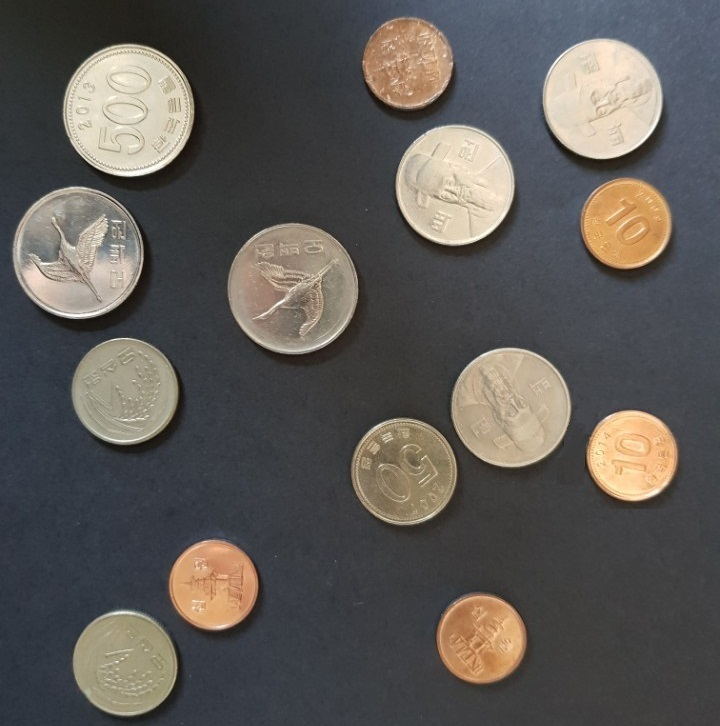
#> input picture Tutorial/Tutorial_OpenCV_PythonVersion/Image/coin.jpg, 720 x 726 px
$ python exercise3.py
#> lines starting #> are read from the running program, lines starting #| are printed output that depends on the picture; after the words box and inside, x2 and y2 are one past the last pixel; in counts of white or black regions, pixels touching at a corner belong together
from module import *

src = cv.imread('Image/coin.jpg', cv.IMREAD_ANYCOLOR)
#> src is the input picture: shape (726, 720, 3); mean B, G, R 86.1, 89.8, 93.3

thVal = 190
maxVal = 255

# 500won, 100won, 50won, 10won sequence
coin500 = 0
coin100 = 0
coin50 = 0
coin10 = 0

srcGray = cv.cvtColor(src, cv.COLOR_BGR2GRAY)
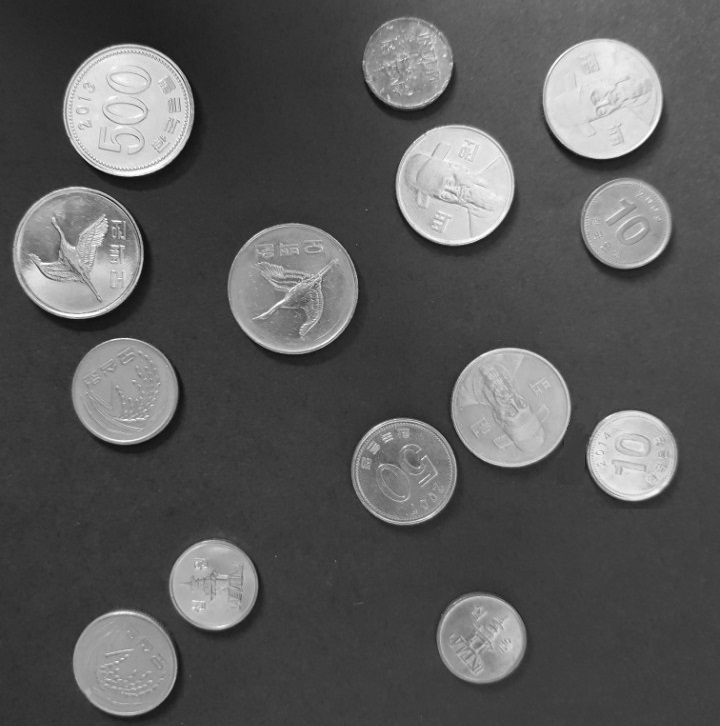
#> srcGray: shape (726, 720); min 10, max 254, mean 90.4

cv.getStructuringElement(cv.MORPH_RECT,(5,5))
kernel = np.ones((5,5),np.uint8)

# Gaussian blur
gblur = cv.medianBlur(srcGray, 5)

srcEqual = cv.equalizeHist(gblur)
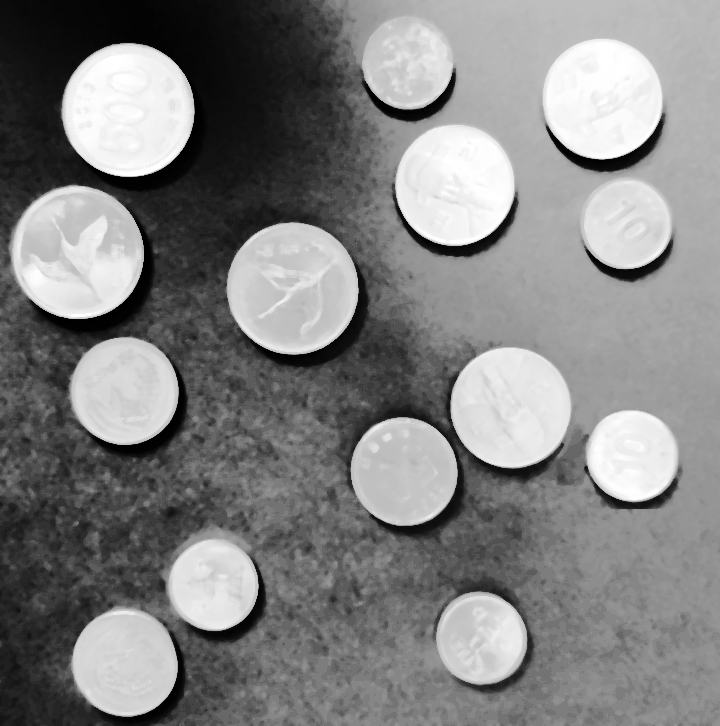
#> srcEqual: shape (726, 720); min 0, max 255, mean 129.9

# Apply Thresholding
ret, thresh = cv.threshold(srcEqual, thVal, maxVal, cv.THRESH_BINARY)
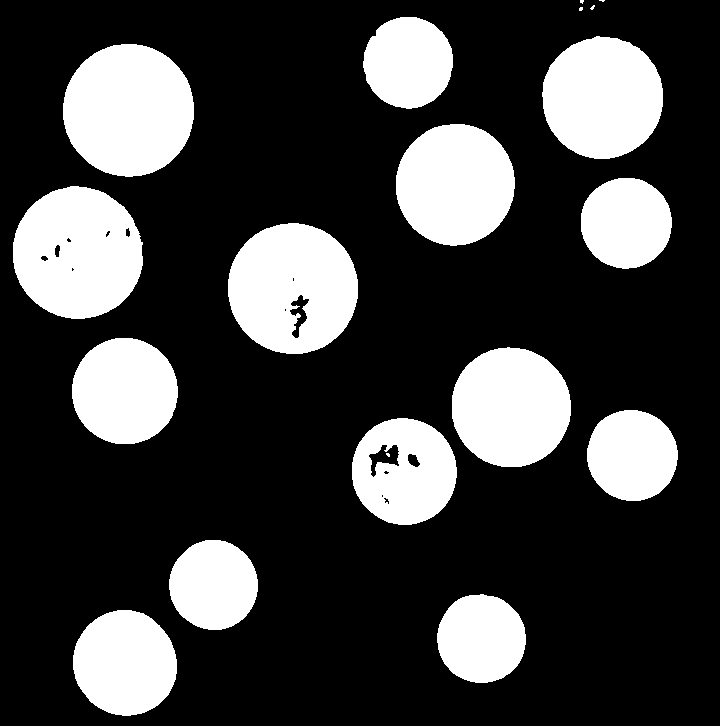
#> thresh: shape (726, 720); 25.3% white; 19 white regions (5 under 20 px), largest, box (x1, y1, x2, y2) and area: (63, 44, 194, 177) 13710, (13, 186, 143, 319) 13402, (228, 223, 358, 354) 13073
#> ret = 190

dstMorph = cv.dilate(thresh, kernel, iterations = 1)
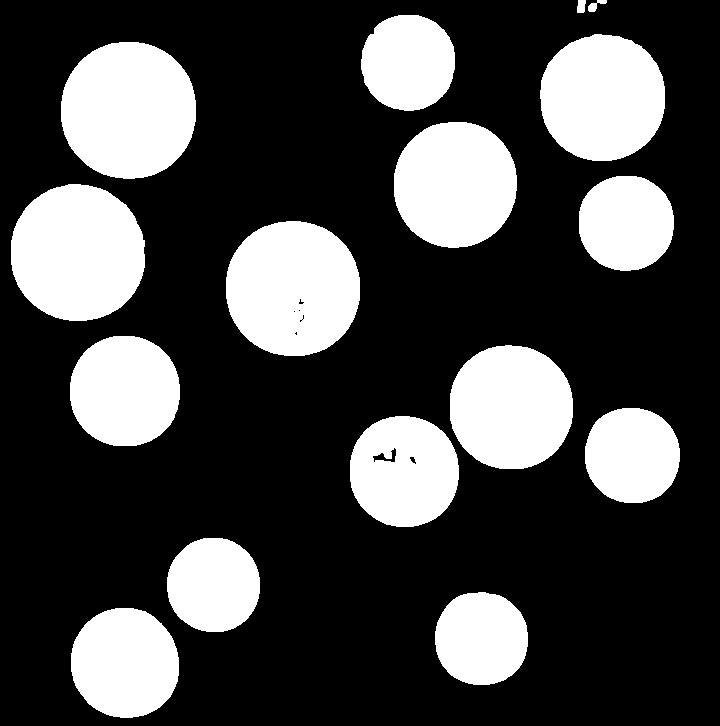
#> dstMorph: shape (726, 720); 27.9% white; 16 white regions
# dstMorph = cv.erode(dstMorph, kernel, iterations = 2)

# contour
contours, hierarchy = cv.findContours(dstMorph, cv.RETR_TREE, cv.CHAIN_APPROX_SIMPLE)
#> contours = 25 contours, 7 with area under 20; largest, box (x1, y1, x2, y2) and area: (61, 42, 196, 179) 14588, (11, 184, 145, 321) 14410, (226, 221, 360, 356) 14287, (540, 34, 665, 161) 12443, (394, 122, 517, 248) 12196

for cnt in contours:

    length = cv.arcLength(cnt, True)

    if length >= 440 and length <= 500 :
        color = (0, 0, 255)             # red
        coin500 = coin500 + 1

    elif length > 410 and length < 440 :
        color = (0, 255, 0)             # green
        coin100 = coin100 + 1

    elif length >= 350 and length <= 400 :
        color = (255, 0, 0)             # blue
        coin50 = coin50 + 1

    elif length >= 300 and length <= 350 :
        color = (0, 255, 255)           # yellow
        coin10 = coin10 + 1

    if(length > 300)   :  cv.drawContours(src, [cnt], -1, color, 2)
#> this loop made 25 passes
#> (length, color, coin100) on passes 20, 22: (412.6, (0, 255, 0), 1), (418, (0, 255, 0), 2)
#> (length, color) on passes 1, 2, 3, 4, 7, 9: (360.5, (255, 0, 0)), (308.2, (0, 255, 255)), (309.1, (0, 255, 255)), (365.1, (255, 0, 0)), (315.1, (0, 255, 255)), (365.1, (255, 0, 0))
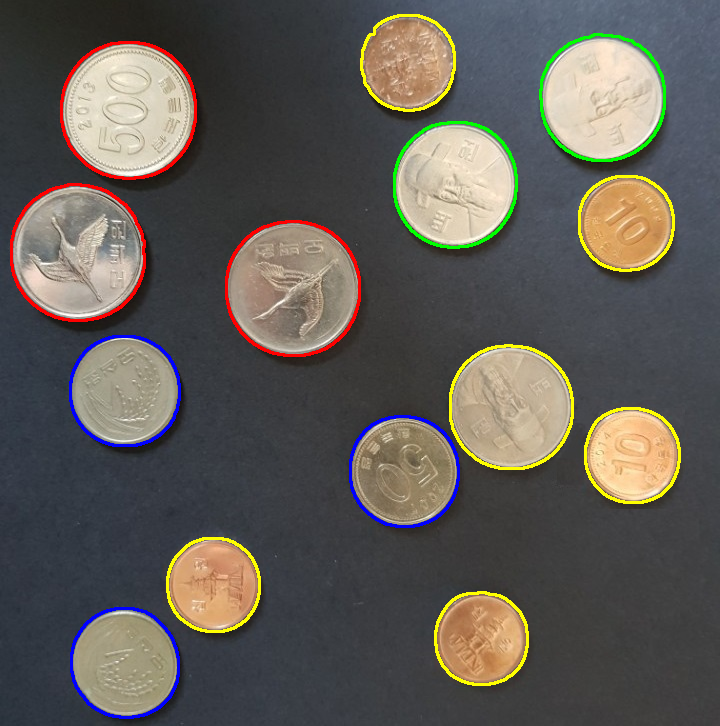
#> src: shape (726, 720, 3); 3.26% of pixels changed, all inside (x1, y1, x2, y2) = (10, 14, 681, 719)
#> after the loop, coin10 = 5; coin100 = 2; coin50 = 3; coin500 = 3

money = 500 * coin500 + 100 * coin100 + 50 * coin50 + 10 * coin10
#> money = 1900
cv.putText(src, "Total money : " + str(money) + "[won]", [10, 50], cv.FONT_HERSHEY_DUPLEX, 1, (0, 255, 0))
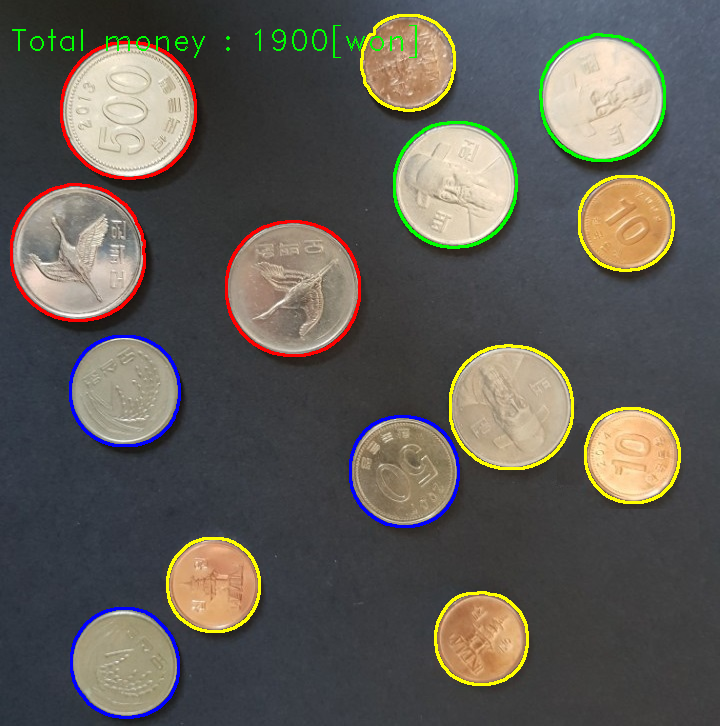
#> src: shape (726, 720, 3); 0.29% of pixels changed, all inside (x1, y1, x2, y2) = (12, 25, 417, 58)
# print("Total money is : ", money, "[won] !")

cv.imshow('Contours', src)
cv.waitKey(0)
cv.destroyAllWindows()


# [11 lines of commented-out code are left out]

$ run again, with Tutorial/Tutorial_OpenCV_PythonVersion/Image/color_ball.jpg copied over Tutorial/Tutorial_OpenCV_PythonVersion/Image/coin.jpg
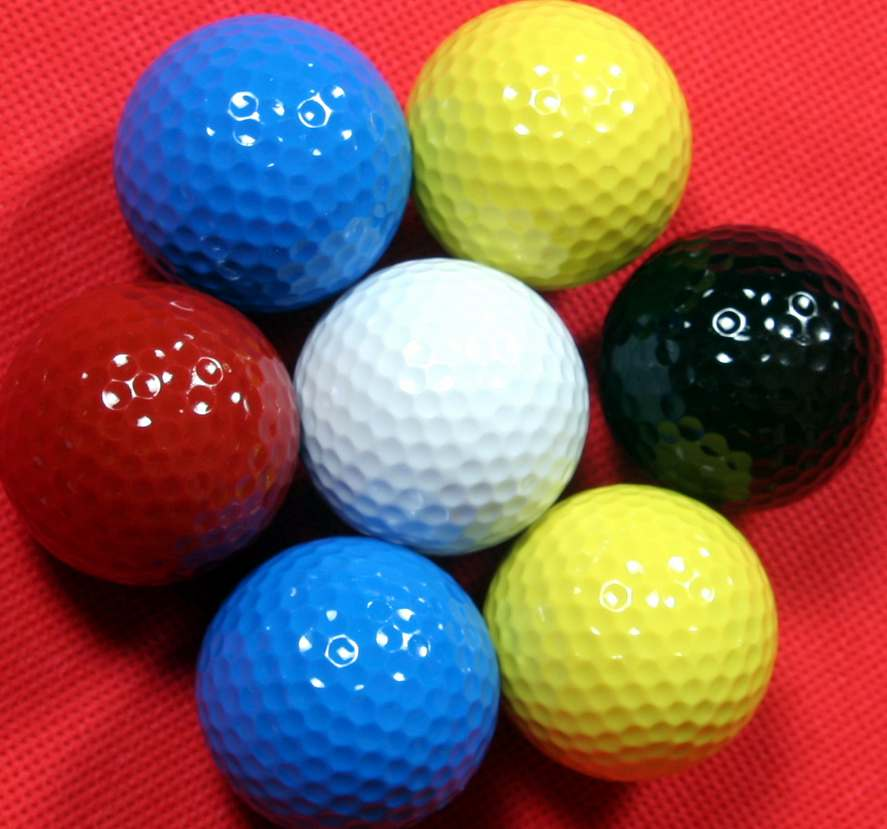
#> input picture Tutorial/Tutorial_OpenCV_PythonVersion/Image/color_ball.jpg, 887 x 829 px
#> src is the input picture: shape (829, 887, 3); mean B, G, R 86, 91, 137.5
#> `ret, thresh = cv.threshold(srcEqual, thVal, maxVal, cv.THRESH_BINARY)`:
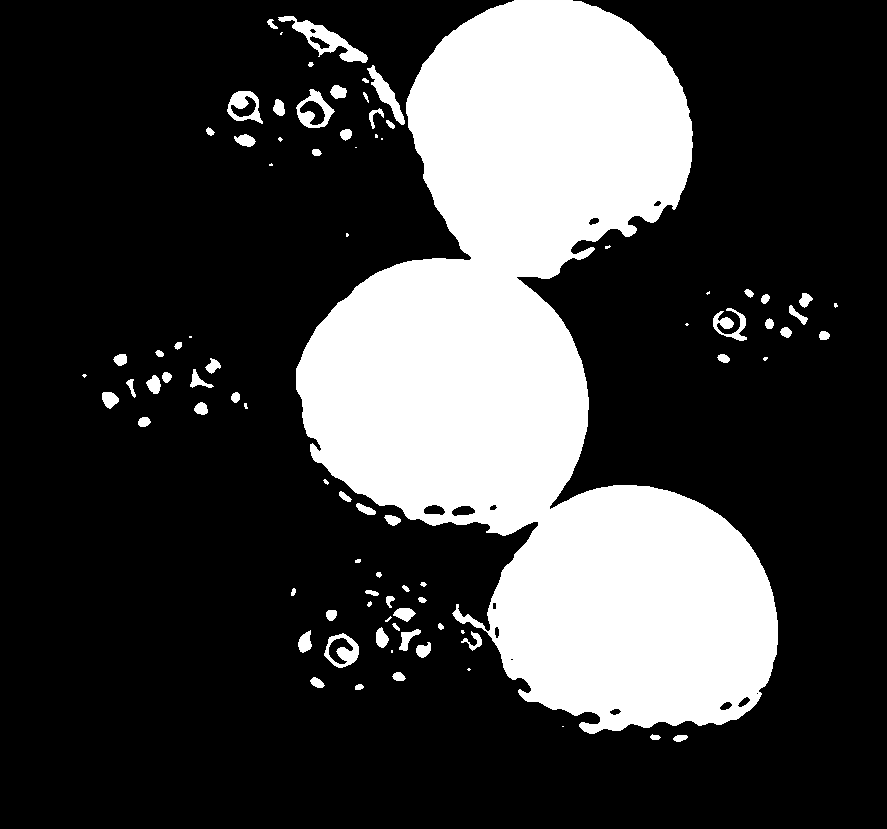
#> thresh: shape (829, 887); 25.4% white; 86 white regions (20 under 20 px), largest, box (x1, y1, x2, y2) and area: (296, 0, 778, 734) 176844, (278, 16, 368, 63) 1210, (367, 65, 405, 125) 658
#> ret = 190
#> dstMorph: shape (829, 887); 27.9% white; 68 white regions
#> contours = 102 contours, 28 with area under 20; largest, box (x1, y1, x2, y2) and area: (294, 0, 780, 736) 185874, (265, 14, 370, 65) 2091, (294, 87, 337, 130) 1226, (322, 631, 361, 670) 1124, (225, 89, 265, 126) 1072
#> the loop `for cnt in contours: ` made 102 passes
#> (length, color, coin10) on pass 77: (314.9, (0, 255, 255), 1)
#> after the loop `for cnt in contours:`: coin10 = 1; coin100 = 0
#> money = 10
#> `cv.putText(src, "Total money : " + str(money) + "[won]", [10, 50], cv...`:
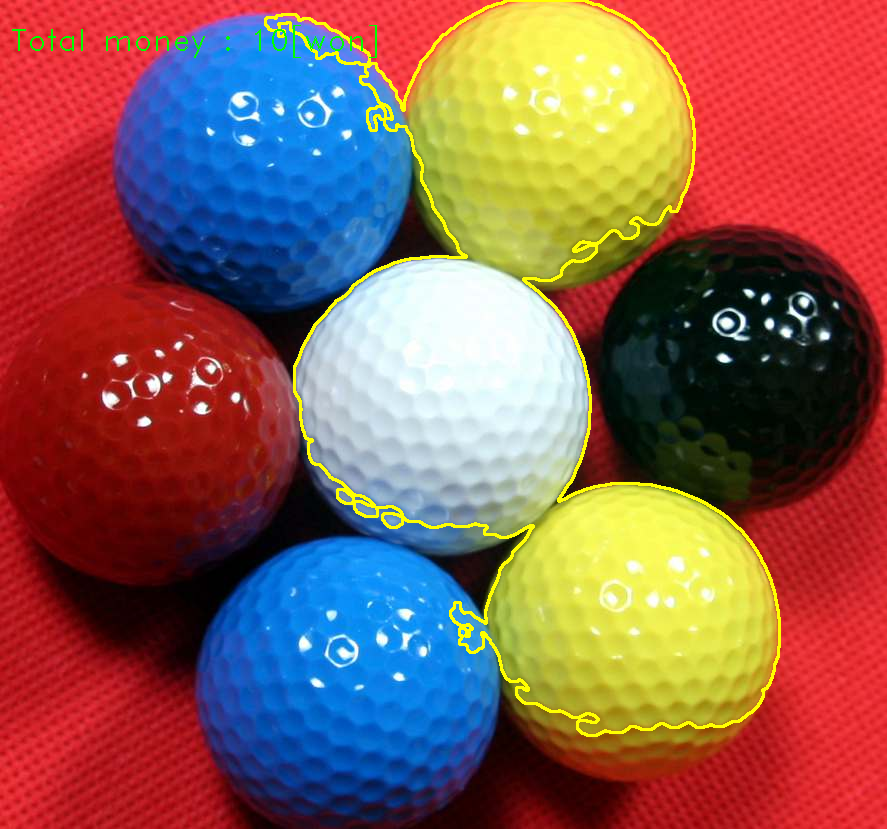
#> src: shape (829, 887, 3); mean B, G, R 84.3, 93.8, 139.4
